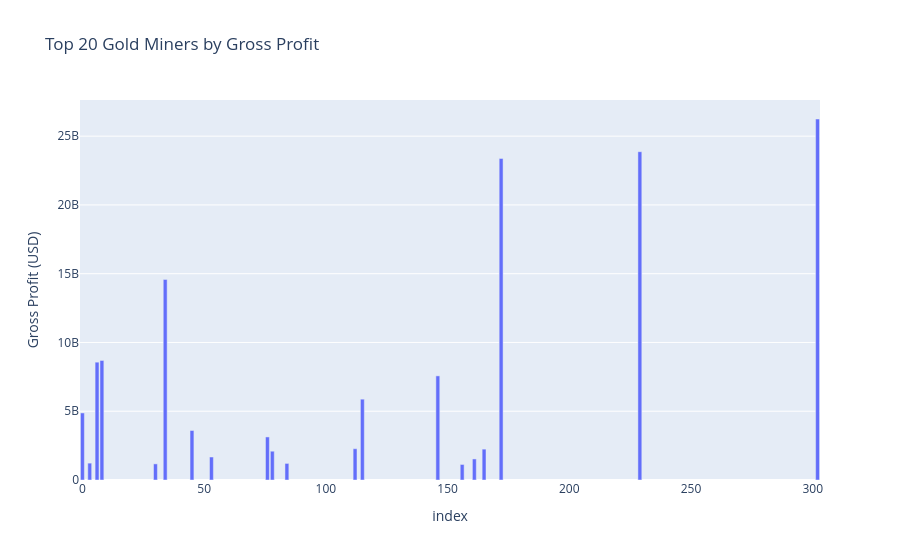

The notebook cell this image was saved under:
### Code cell
df_gp = df.sort_values("Gross Profit", ascending=False).head(20)

fig = px.bar(
    df_gp,
    x=df_gp.index,
    y="Gross Profit",
    title="Top 20 Gold Miners by Gross Profit",
    labels={"Gross Profit": "Gross Profit (USD)"}
)
fig.show()

### Figure 1 — Plotly figure (JSON) as saved in the notebook; plotly's stock layout.template omitted (floating-point values rounded to 4 significant figures)
{"data": [{"hovertemplate": "index=%{x}<br>Gross Profit (USD)=%{y}<extra></extra>", "legendgroup": "", "marker": {"color": "#636efa", "pattern": {"shape": ""}}, "name": "", "orientation": "v", "showlegend": false, "textposition": "auto", "type": "bar", "x": [302, 229, 172, 34, 8, 6, 146, 115, 0, 45, 76, 112, 165, 78, 53, 161, 3, 84, 30, 156], "xaxis": "x", "y": [26247000000, 23869284000, 23378906000, 14584000000, 8691000000, 8567167000, 7570289000, 5877168700, 4874000000, 3599700000, 3130500000, 2273900000, 2244184730, 2093500000, 1671648000, 1530783000, 1226337000, 1206200000, 1171784000, 1129500000], "yaxis": "y"}], "layout": {"barmode": "relative", "legend": {"tracegroupgap": 0}, "title": {"text": "Top 20 Gold Miners by Gross Profit"}, "xaxis": {"anchor": "y", "domain": [0, 1], "title": {"text": "index"}}, "yaxis": {"anchor": "x", "domain": [0, 1], "title": {"text": "Gross Profit (USD)"}}}}
